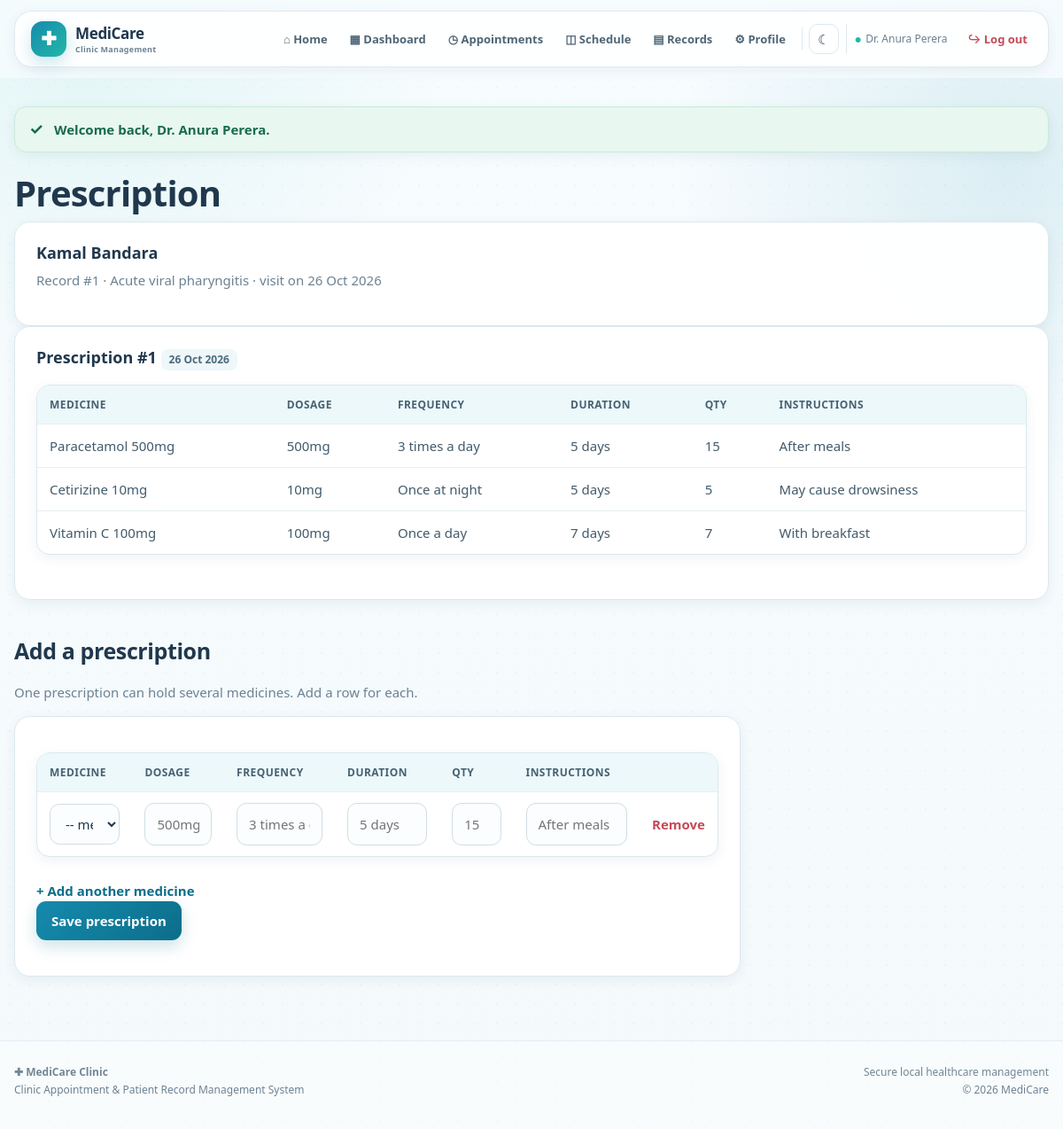
/index.php?page=doctor/prescription&id=1 (signed in), run on the app's committed database.
### tables this page shows
CREATE TABLE medical_record (
    Record_ID       INT AUTO_INCREMENT PRIMARY KEY,
    Appointment_ID  INT NOT NULL UNIQUE,
    Diagnosis       VARCHAR(255),
    Symptoms        VARCHAR(255),
    Treatment_Notes TEXT,
    Record_Date     DATE,
    CONSTRAINT fk_record_appt FOREIGN KEY (Appointment_ID) REFERENCES appointment(Appointment_ID)
);

CREATE TABLE appointment (
    Appointment_ID   INT AUTO_INCREMENT PRIMARY KEY,
    Patient_ID       INT NOT NULL,
    Doctor_ID        INT NOT NULL,
    Schedule_ID      INT,
    Receptionist_ID  INT,
    Appointment_Date DATE NOT NULL,
    Time_Slot        TIME NOT NULL,
    Queue_No         INT,
    Status           ENUM('Pending','Confirmed','Completed','Cancelled','No-Show')
                     NOT NULL DEFAULT 'Pending',
    Reason           VARCHAR(255),
    Created_At       TIMESTAMP DEFAULT CURRENT_TIMESTAMP,

     
     
     
    Slot_Key TIME GENERATED ALWAYS AS (IF(Status = 'Cancelled', NULL, Time_Slot)) STORED,

    CONSTRAINT fk_appt_patient  FOREIGN KEY (Patient_ID)  REFERENCES patient(Patient_ID),
    CONSTRAINT fk_appt_doctor   FOREIGN KEY (Doctor_ID)   REFERENCES doctor(Doctor_ID),
    CONSTRAINT fk_appt_schedule FOREIGN KEY (Schedule_ID) REFERENCES doctor_schedule(Schedule_ID),
    CONSTRAINT fk_appt_recep    FOREIGN KEY (Receptionist_ID) REFERENCES receptionist(Receptionist_ID),
     
    CONSTRAINT uq_doctor_slot UNIQUE (Doctor_ID, Appointment_Date, Slot_Key)
);

CREATE TABLE prescription_item (
    Item_ID         INT AUTO_INCREMENT PRIMARY KEY,
    Prescription_ID INT NOT NULL,
    Medicine_ID     INT NOT NULL,
    Dosage          VARCHAR(50),
    Frequency       VARCHAR(50),
    Duration        VARCHAR(50),
    Quantity        INT,
    Instructions    VARCHAR(255),
    CONSTRAINT fk_item_pres FOREIGN KEY (Prescription_ID) REFERENCES prescription(Prescription_ID),
    CONSTRAINT fk_item_med  FOREIGN KEY (Medicine_ID)     REFERENCES medicine(Medicine_ID)
);

CREATE TABLE medicine (
    Medicine_ID   INT AUTO_INCREMENT PRIMARY KEY,
    Medicine_Name VARCHAR(100) NOT NULL,
    Description   VARCHAR(255)
);

### config/helpers.php (called while the page is built, shortened)
<?php
function e($value)
{
    return htmlspecialchars((string)$value, ENT_QUOTES, 'UTF-8');
}
function url($page = 'home')
{
    return 'index.php?page=' . $page;
}
function view($name, $data = [])
{
    extract($data);
    require __DIR__ . '/../views/layout/header.php';
    require __DIR__ . '/../views/' . $name . '.php';
    require __DIR__ . '/../views/layout/footer.php';
}
function date_label($date)
{
    return date('d M Y', strtotime($date));
}

### controllers/DoctorController.php (called while the page is built, shortened)
<?php
class DoctorController
{
    private $pdo;
    public function __construct($pdo)
    {
        $this->pdo = $pdo;
    }
    public function prescription()
    {
        $record       = new MedicalRecord($this->pdo);
        $prescription = new Prescription($this->pdo);
        $medicine     = new Medicine($this->pdo);
        $recordId = $_GET['id'] ?? ($_POST['record_id'] ?? '');
        $row = $recordId !== '' ? $record->find($recordId) : null;
        view('doctor/prescription', [
            'record'        => $row,
            'prescriptions' => $prescription->findByRecord($recordId),
            'medicines'     => $medicine->all(),
            'title'         => 'Prescription'
        ]);
    }
}

### index.php (called while the page is built, shortened)
<?php
require_once __DIR__ . '/config/database.php';
require_once __DIR__ . '/config/helpers.php';
require_once __DIR__ . '/models/Medical.php';
require_once __DIR__ . '/controllers/DoctorController.php';
$page = $_GET['page'] ?? 'home';
list($controllerName, $method) = $routes[$page];
$controller = new $controllerName($pdo);
$controller->$method();

### models/Medical.php (called while the page is built, shortened)
<?php
class MedicalRecord
{
    private $pdo;
    public function __construct($pdo) { $this->pdo = $pdo; }
    public function find($id)
    {
        $stmt = $this->pdo->prepare(
            "SELECT r.*, a.Appointment_ID, a.Appointment_Date, a.Time_Slot, a.Reason,
                    a.Doctor_ID, p.Patient_ID, p.NIC, p.DOB, p.Gender,
                    CONCAT(p.First_Name,' ',p.Last_Name)        AS Patient_Name,
                    CONCAT('Dr. ',d.First_Name,' ',d.Last_Name) AS Doctor_Name,
                    s.Special_Name
             FROM medical_record r
             JOIN appointment a ON r.Appointment_ID = a.Appointment_ID
             JOIN patient p     ON a.Patient_ID = p.Patient_ID
             JOIN doctor  d     ON a.Doctor_ID  = d.Doctor_ID
             LEFT JOIN specialization s ON d.Special_ID = s.Special_ID
             WHERE r.Record_ID = ?"
        );
        $stmt->execute([$id]);
        return $stmt->fetch();
    }
}
class Prescription
{
    private $pdo;
    public function __construct($pdo) { $this->pdo = $pdo; }
    public function findByRecord($recordId)
    {
        $stmt = $this->pdo->prepare(
            "SELECT * FROM prescription WHERE Record_ID = ? ORDER BY Prescription_ID DESC"
        );
        $stmt->execute([$recordId]);
        $list = $stmt->fetchAll();
        foreach ($list as $i => $row) {
            $list[$i]['Items'] = $this->items($row['Prescription_ID']);
        }
        return $list;
    }
    public function items($prescriptionId)
    {
        $stmt = $this->pdo->prepare(
            "SELECT i.*, m.Medicine_Name
             FROM prescription_item i
             JOIN medicine m ON i.Medicine_ID = m.Medicine_ID
             WHERE i.Prescription_ID = ?
             ORDER BY i.Item_ID"
        );
        $stmt->execute([$prescriptionId]);
        return $stmt->fetchAll();
    }
}

### views/doctor/prescription.php (the view, shortened to what this page needs)
<h1>Prescription</h1>
<div class="card">
    <h3><?= e($record['Patient_Name']) ?></h3>
    <p class="muted">
        Record #<?= (int)$record['Record_ID'] ?> &middot; <?= e($record['Diagnosis']) ?>
        &middot; visit on <?= date_label($record['Appointment_Date']) ?>
    </p>
</div>
<?php foreach ($prescriptions as $p): ?>
<div class="card">
    <h3>Prescription #<?= (int)$p['Prescription_ID'] ?>
        <span class="tag"><?= date_label($p['Prescription_Date']) ?></span></h3>
    <table class="table">
        <tr><th>Medicine</th><th>Dosage</th><th>Frequency</th><th>Duration</th><th>Qty</th><th>Instructions</th></tr>
        <?php foreach ($p['Items'] as $i): ?>
        <tr>
            <td><?= e($i['Medicine_Name']) ?></td>
            <td><?= e($i['Dosage']) ?></td>
            <td><?= e($i['Frequency']) ?></td>
            <td><?= e($i['Duration']) ?></td>
            <td><?= (int)$i['Quantity'] ?></td>
            <td><?= e($i['Instructions']) ?></td>
        </tr>
        <?php endforeach; ?>
    </table>
</div>
<?php endforeach; ?>
<h2>Add a prescription</h2>
<p class="muted">One prescription can hold several medicines. Add a row for each.</p>
<form class="card" method="POST" action="<?= url('doctor/prescription') ?>">
    <table class="table" id="itemTable">
        <thead>
        <tr><th>Medicine</th><th>Dosage</th><th>Frequency</th><th>Duration</th><th>Qty</th><th>Instructions</th><th></th></tr>
        </thead>
        <tbody>
        <tr class="item-row">
            <td>
                <select name="medicine_id[]">
                    <option value="">-- medicine --</option>
                </select>
            </td>
            <td><input type="text" name="dosage[]" placeholder="500mg"></td>
            <td><input type="text" name="frequency[]" placeholder="3 times a day"></td>
            <td><input type="text" name="duration[]" placeholder="5 days"></td>
            <td><input type="text" name="quantity[]" placeholder="15"></td>
            <td><input type="text" name="instructions[]" placeholder="After meals"></td>
            <td><a href="#" class="link danger remove-row">Remove</a></td>
        </tr>
        </tbody>
    </table>
    <a href="#" class="link" id="addItemRow">+ Add another medicine</a><br>
    <button type="submit" class="btn">Save prescription</button>
</form>

### assets/css/style.css (style rules this page uses)
:root { --primary: #168aad; --primary-dark: #0b6e8a; --primary-deep: #075985; --primary-soft: #e8f7fb; --accent: #22b8a7; --page: #f4f9fc; --surface: #ffffff; --surface-soft: #f8fcfe; --text: #20384d; --muted: #6d8292; --line: #dbe8ef; --success: #16845b; --success-soft: #e8f7ef; --warning: #b7791f; --warning-soft: #fff5df; --danger: #c54b58; --danger-soft: #fff0f2; --shadow-sm: 0 4px 14px rgba(25, 73, 97, .07); --shadow: 0 12px 32px rgba(25, 73, 97, .10); --shadow-lg: 0 22px 55px rgba(25, 73, 97, .14); --radius: 18px; --radius-sm: 12px; --radius-lg: 28px; }
* { box-sizing: border-box; }
html { scroll-behavior: smooth; }
body { margin: 0; min-height: 100vh; background: radial-gradient(circle at 8% 0%, rgba(34,184,167,.10), transparent 25%), radial-gradient(circle at 95% 15%, rgba(22,138,173,.12), transparent 24%), linear-gradient(180deg, #f7fcfe 0%, var(--page) 100%); color: var(--text); font-family: "Segoe UI", system-ui, -apple-system, BlinkMacSystemFont, Arial, sans-serif; font-size: 15px; line-height: 1.6; }
body::before { content: ""; position: fixed; inset: 0; pointer-events: none; background-image: radial-gradient(rgba(7, 89, 133, .035) 1px, transparent 1px); background-size: 22px 22px; z-index: -1; }
button, input, select, textarea { font: inherit; }
button { cursor: pointer; }
a { color: var(--primary-dark); }
h1, h2, h3 { color: var(--text); line-height: 1.2; }
h1 { margin: 0 0 8px; font-size: clamp(28px, 4vw, 40px); font-weight: 800; letter-spacing: -.8px; }
h2 { margin: 42px 0 20px; font-size: 25px; font-weight: 800; letter-spacing: -.4px; }
h3 { margin: 0 0 7px; font-size: 18px; font-weight: 750; }
p { margin-top: 0; }
.muted { color: var(--muted); }
.link { font-weight: 650; text-decoration: none; }
.danger { color: var(--danger); }
.card { display: block; padding: 24px; background: rgba(255,255,255,.96); border: 1px solid var(--line); border-radius: var(--radius); box-shadow: var(--shadow-sm); transition: transform .22s ease, box-shadow .22s ease, border-color .22s ease; }
.btn { display: inline-flex; align-items: center; justify-content: center; gap: 7px; min-height: 42px; padding: 10px 17px; border: 0; border-radius: 11px; background: linear-gradient(135deg, var(--primary), var(--primary-dark)); color: white !important; text-decoration: none !important; font-weight: 750; box-shadow: 0 7px 18px rgba(11,110,138,.20); transition: transform .18s ease, box-shadow .18s ease, filter .18s ease; }
form.card { max-width: 820px; }
input, select, textarea { width: 100%; padding: 11px 13px; border: 1px solid #cfdee6; border-radius: 11px; background: #fbfdfe; color: var(--text); outline: none; transition: border-color .18s ease, box-shadow .18s ease, background .18s ease; }
form > input, form > select, form > textarea, form > .form-row, form > .slots, form > .inline-form, form > button, form > a { margin-bottom: 16px; }
.table { width: 100%; margin: 16px 0 26px; border-collapse: separate; border-spacing: 0; overflow: hidden; background: var(--surface); border: 1px solid var(--line); border-radius: 15px; box-shadow: var(--shadow-sm); }
.table th, .table td { padding: 12px 14px; text-align: left; vertical-align: middle; border-bottom: 1px solid #e7eef2; }
.table th { background: #edf8fa; color: #466273; font-size: 12px; text-transform: uppercase; letter-spacing: .45px; }
.table tr:last-child td { border-bottom: 0; }
.table td { color: #425b6c; }
.tag { display: inline-block; padding: 5px 9px; border-radius: 8px; background: #eef7fa; color: #4d6b7b; font-size: 12px; font-weight: 700; }

### data on the page
medical_record: Record_ID "1", Diagnosis "Acute viral pharyngitis", Appointment_ID.Appointment_Date "26 Oct 2026"
prescription_item: Medicine_ID.Medicine_Name "Paracetamol 500mg", Dosage "500mg", Frequency "3 times a day", Duration "5 days", Quantity "15", Instructions "After meals"
prescription_item: Medicine_ID.Medicine_Name "Cetirizine 10mg", Dosage "10mg", Frequency "Once at night", Duration "5 days", Quantity "5", Instructions "May cause drowsiness"
prescription_item: Medicine_ID.Medicine_Name "Vitamin C 100mg", Dosage "100mg", Frequency "Once a day", Duration "7 days", Quantity "7", Instructions "With breakfast"

### other printed values
user_name() "Dr. Anura Perera"
$flash['text'] "Welcome back, Dr. Anura Perera."
$record['Patient_Name'] "Kamal Bandara"
$p['Prescription_ID'] "1"
date_label($p['Prescription_Date']) "26 Oct 2026"
